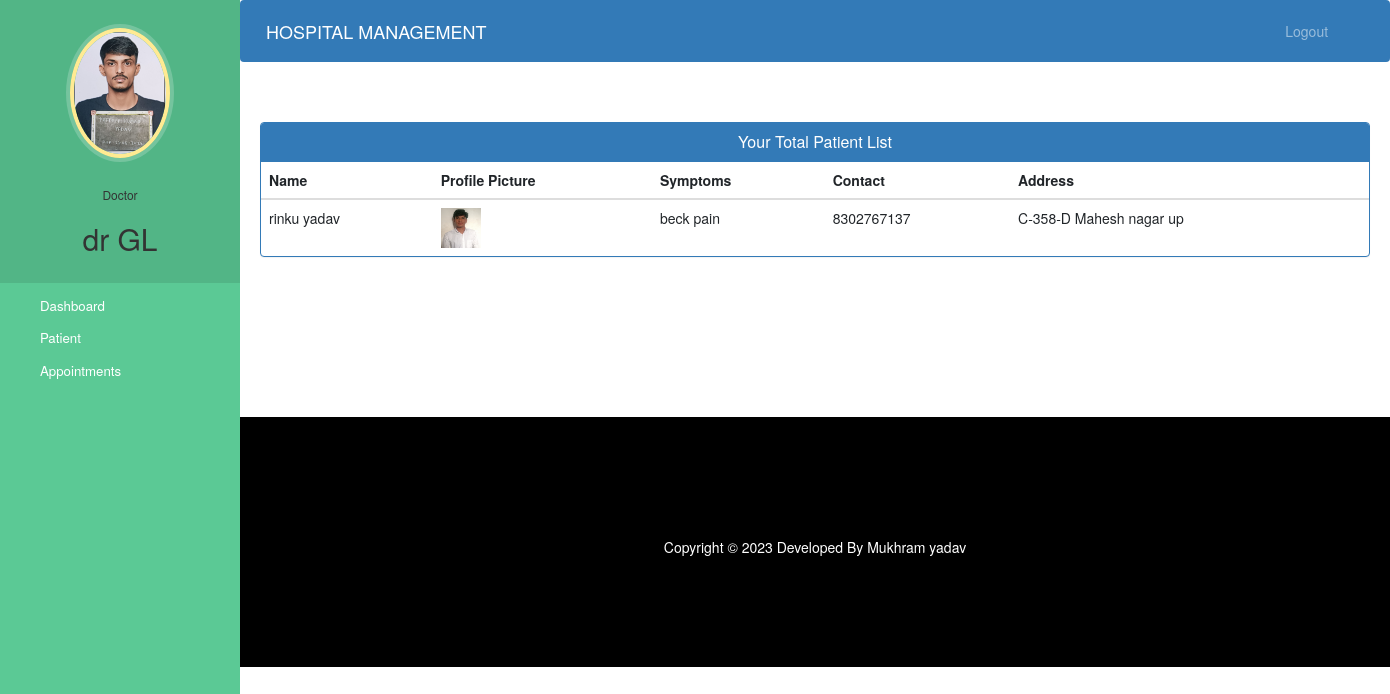
The app's page /doctor-view-patient (signed in) with its own data.
### hospital/models.py (models this page shows, shortened)
class Doctor(models.Model):
    user=models.OneToOneField(User,on_delete=models.CASCADE)
    profile_pic= models.ImageField(upload_to='profile_pic/DoctorProfilePic/',null=True,blank=True)
    address = models.CharField(max_length=40)
    mobile = models.CharField(max_length=20,null=True)
    department= models.CharField(max_length=50,choices=departments,default='Cardiologist')
    status=models.BooleanField(default=False)

class Patient(models.Model):
    user=models.OneToOneField(User,on_delete=models.CASCADE)
    profile_pic= models.ImageField(upload_to='profile_pic/PatientProfilePic/',null=True,blank=True)
    address = models.CharField(max_length=40)
    mobile = models.CharField(max_length=20,null=False)
    symptoms = models.CharField(max_length=100,null=False)
    assignedDoctorId = models.PositiveIntegerField(null=True)
    admitDate=models.DateField(auto_now=True)
    status=models.BooleanField(default=False)
    @property
    def get_name(self):
        return self.user.first_name+" "+self.user.last_name

### hospital/views.py (the view)
# urls.py: path('doctor-view-patient', views.doctor_view_patient_view,name='doctor-view-patient'),
@login_required(login_url='doctorlogin')
@user_passes_test(is_doctor)
def doctor_view_patient_view(request):
    patients=models.Patient.objects.all().filter(status=True,assignedDoctorId=request.user.id)
    doctor=models.Doctor.objects.get(user_id=request.user.id) #for profile picture of doctor in sidebar
    return render(request,'hospital/doctor_view_patient.html',{'patients':patients,'doctor':doctor})

### hospital/views.py (called while the page is built)
def is_doctor(user):
    return user.groups.filter(name='DOCTOR').exists()

### templates/hospital/doctor_view_patient.html (shortened to what this page needs)
{% extends 'hospital/doctor_base.html' %}
{% block content %}
{%load static%}
<head>
  <link href="//netdna.bootstrapcdn.com/bootstrap/3.0.0/css/bootstrap.min.css" rel="stylesheet" id="bootstrap-css">
</head>
<div class="container">
  <div class="panel panel-primary">
    <div class="panel-heading">
      <h6 class="panel-title">Your Total Patient List</h6>
    </div>
    <table class="table table-hover" id="dev-table">
      <thead>
        <tr>
          <th>Name</th>
          <th>Profile Picture</th>
          <th>Symptoms</th>
          <th>Contact</th>
          <th>Address</th>
        </tr>
      </thead>
      {% for p in patients %}
      <tr>
        <td> {{p.get_name}}</td>
        <td> <img src="{% static p.profile_pic.url %}" alt="Profile Pic" height="40px" width="40px" /></td>
        <td>{{p.symptoms}}</td>
        <td>{{p.mobile}}</td>
        <td>{{p.address}}</td>
      </tr>
      {% endfor %}
    </table>
  </div>
</div>
{% endblock content %}

### templates/hospital/doctor_base.html (shortened to what this page needs)
<!DOCTYPE html>
{% load static %}
<html lang="en">
<head>
  <link rel="stylesheet" href="https://stackpath.bootstrapcdn.com/bootstrap/4.3.1/css/bootstrap.min.css">
  <link rel="stylesheet" href="https://maxcdn.bootstrapcdn.com/font-awesome/4.7.0/css/font-awesome.min.css">
</head>
<body>
  <nav class="menu" tabindex="0">
    <header class="avatar">
      <img src="{% static doctor.profile_pic.url %}" alt="Profile Pic" />
      <br><br>
      <h6>Doctor</h6>
      <h2>{{request.user.first_name}}</h2>
    </header>
    <ul>
      <li tabindex="0" class="icon-dashboard"> <a style="color:white; text-decoration:none;" href="/doctor-dashboard"><span>Dashboard</span></a> </li>
      <li tabindex="0" class="icon-users"> <a style="color:white; text-decoration:none;" href="/doctor-patient"><span>Patient</span></a></li>
      <li tabindex="0" class="icon-calendar"> <a style="color:white; text-decoration:none;" href="/doctor-appointment"><span>Appointments</span></a></li>
    </ul>
  </nav>
  <main>
    <div class="bs-example">
      <nav class="navbar navbar-expand-md  navbar-dark fixed-top" style="background:#337AB7;">
        <a href="/doctor-dashboard" class="navbar-brand">HOSPITAL MANAGEMENT</a>
        <div class="collapse navbar-collapse justify-content-between" id="navbarCollapse">
          <div class="navbar-nav" style=" margin-left: 90%;">
            <a href="/logout" class="nav-item nav-link">Logout</a>
          </div>
        </div>
      </nav>
    </div>
    <br><br>
    {% block content %}
    {% endblock content %}
    <br><br><br><br><br><br><br>
    <footer>
      <br>
      <div class="container">
        <div class="row">
          <div class="col-md-12 col-sm-12">
            <div style="color:#ffffff;" class="wow fadeInUp footer-copyright">
              <p>
                Copyright &copy; 2023 Developed By Mukhram yadav </p>
            </div>
          </div>
        </div>
      </div>
    </footer>
  </main>
</body>
</html>

### templates/hospital/doctor_base.html (style rules this page uses)
a:link { text-decoration: none; }
a { color: white; }
footer { padding: 0px 0px 0px 0px; background-color: black; margin: 0px; }
p { text-align: center; }
body { padding-left: 240px; }
main { position: relative; height: 100vh; }
.menu { background: #5bc995; height: 100vh; width: 240px; position: fixed; top: 0px; left: 0; z-index: 5; outline: none; }
.menu .avatar { background: rgba(0, 0, 0, 0.1); padding: 2em 0.5em; text-align: center; }
.menu .avatar img { width: 100px; border-radius: 50%; overflow: hidden; border: 4px solid #ffea92; box-shadow: 0 0 0 4px rgba(255, 255, 255, 0.2); }
.menu .avatar h2 { font-weight: normal; margin-bottom: 0; }
.menu ul { list-style: none; padding: 0.5em 0; margin: 0; }
.menu ul li { padding: 0.5em 1em 0.5em 3em; font-size: 0.95em; font-weight: regular; background-repeat: no-repeat; background-position: left 15px center; background-size: auto 20px; transition: all 0.15s linear; cursor: pointer; }
.menu ul li.icon-dashboard { background-image: url("http://www.entypo.com/images//gauge.svg"); }
.menu ul li.icon-users { background-image: url("http://www.entypo.com/images//users.svg"); }
.menu ul li.icon-calendar { background-image: url("http://www.entypo.com/images//calendar.svg"); }

### templates/hospital/doctor_view_patient.html (style rules this page uses)
a:link { text-decoration: none; }
h6 { text-align: center; }
.row { margin: 100px; }

### records on screen
Doctor: profile_pic (picture)
Patient: get_name "rinku yadav", profile_pic (picture), symptoms "beck pain", mobile "8302767137", address "C-358-D Mahesh nagar up"

### other values on screen
{{ request.user.first_name }} "dr GL"
